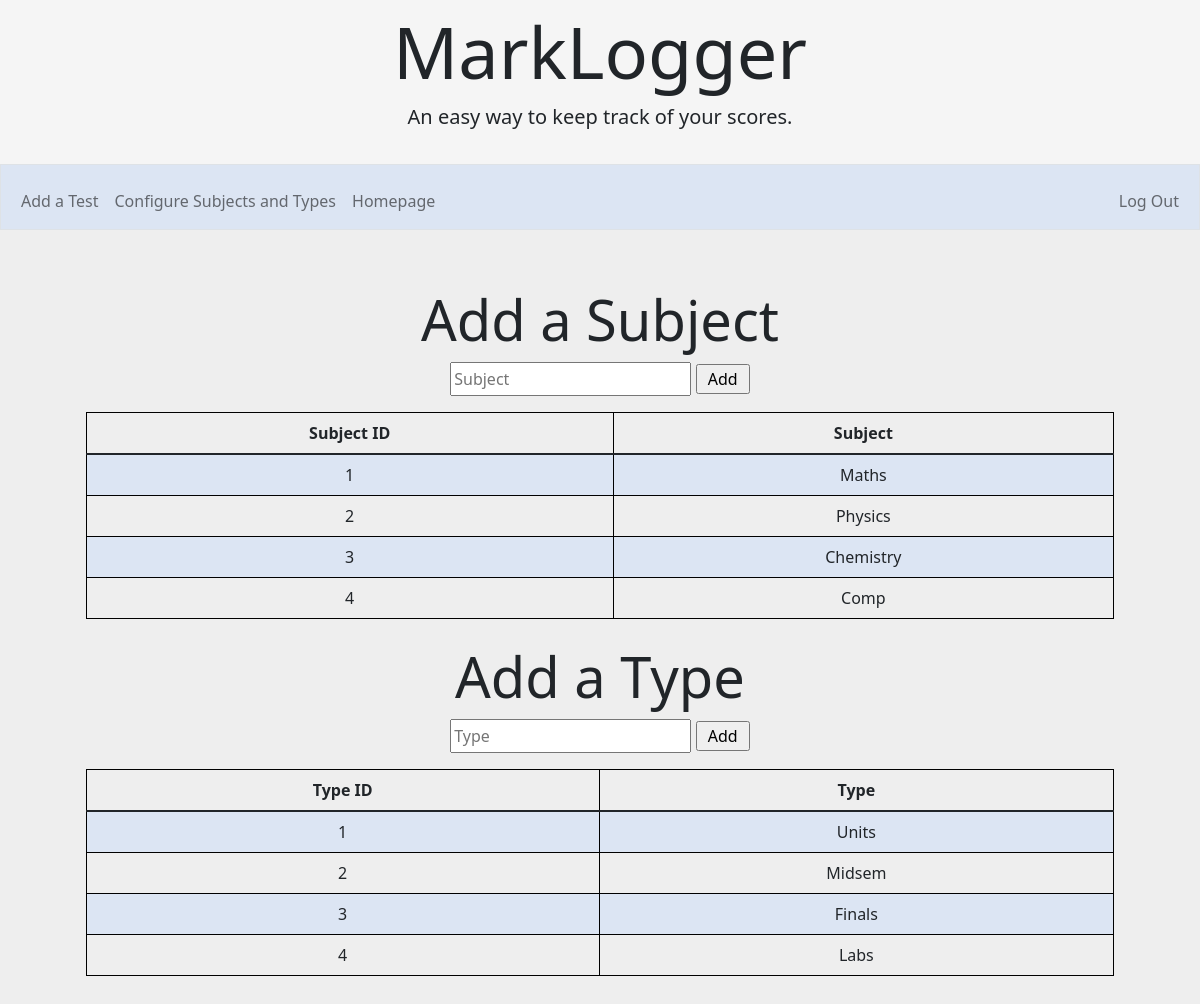
Screenshot of /configure (signed in) with the database file from the repository.
### tables this page shows
CREATE TABLE subjects(
    id INTEGER PRIMARY KEY AUTOINCREMENT,
    subject TEXT NOT NULL,
    userid INTEGER NOT NULL,
    FOREIGN KEY (userid) 
REFERENCES users(id)

);

CREATE TABLE types(
    id INTEGER PRIMARY KEY AUTOINCREMENT,
    type TEXT NOT NULL,
    userid INTEGER NOT NULL,
    FOREIGN KEY (userid) 
REFERENCES users(id)

);

### app.py (the view)
@app.route("/configure", methods = ["GET", "POST"])
@login_required
def configure():
    user_id = session["user_id"]
    if request.method == "GET":
        subjects = db.execute("SELECT * FROM subjects WHERE userid = ?", user_id)
        types = db.execute("SELECt * FROM types WHERE userid = ?", user_id)
        return render_template("configure.html", subjects=subjects, types=types)

### app.py (called while the page is built)
@app.after_request
def after_request(response):
    response.headers["Cache-Control"] = "no-cache, no-store, must-revalidate"
    response.headers["Expires"] = 0
    response.headers["Pragma"] = "no-cache"
    return response

### helpers.py (called while the page is built)
def login_required(f):
    @wraps(f)
    def decorated_function(*args, **kwargs):
        if session.get("user_id") is None:
            return redirect("/login")
        return f(*args, **kwargs)
    return decorated_function

### templates/configure.html (shortened to what this page needs)
{% extends "layout.html" %}
{% block main %}
<div class="container">
    <div class="section">
        <h2 class="display-4">Add a Subject</h2>
        <form action="/addsubject" method="POST">
            <input autocomplete="off" autofocus name="subject" placeholder = "Subject" type="text">
            <input type="submit" value=" Add ">
        </form>
    </div>
<table class="table table-bordered">
    <thead>
        <tr>
            <th>Subject ID</th>
            <th>Subject</th>
        </tr>
    </thead>
    <tbody>
        {% for subject in subjects: %}
        <tr>
            <td>{{subject["id"]}}</td>
            <td>{{subject["subject"]}}</td>
        </tr>
        {%endfor%}
    </tbody>
</table>
</div>
<div class="container">
    <div class="section">
        <h2 class="display-4">Add a Type</h2>
        <form action="/addtype" method="POST">
            <input autocomplete="off" autofocus name="type" placeholder = "Type" type="text">
            <input type="submit" value=" Add ">
        </form>
    </div>
    <table class="table table-bordered">
        <thead>
            <tr>
                <th>Type ID</th>
                <th>Type</th>
            </tr>
        </thead>
        <tbody>
            {% for type in types: %}
            <tr>
                <td>{{type["id"]}}</td>
                <td>{{type["type"]}}</td>
            </tr>
            {%endfor%}
        </tbody>
    </table>
</div>
{% endblock %}

### static/styles.css (style rules this page uses)
table { background-color: transparent; margin-bottom: 1rem; width: 100%; }
table th, table td { padding: 0.75rem; vertical-align: middle; }
tbody tr:nth-of-type(odd) { background-color: rgb(179, 208, 255, 0.3) }
input[type="text"], input[type="number"] { line-height: 1.8; width: 25%; }
.container { margin-left: auto; margin-right: auto; padding-left: 15px; padding-right: 15px; text-align: center; width: 90%; }
.section { padding-bottom: 1rem; padding-left: 2rem; padding-right: 2rem; padding-top: 0.5rem; }
body { background-color: #EEEEEE; }
.table { border: 0.5px solid #000000; }

### rows the page displays
subjects: id "1", subject "Maths"
subjects: id "2", subject "Physics"
subjects: id "3", subject "Chemistry"
subjects: id "4", subject "Comp"
types: id "1", type "Units"
types: id "2", type "Midsem"
types: id "3", type "Finals"
types: id "4", type "Labs"
